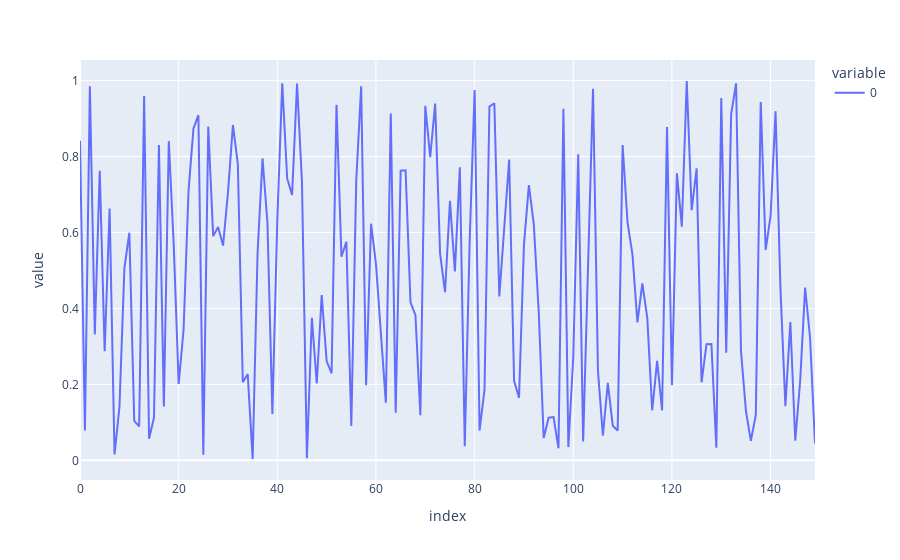

Here is the notebook cell this chart was saved with:
### Markdown cell above
# Notebook

This notebook plots random numbers with a seed, it will be helpful to help us distinguish the changes between cells. The only issue is we won't be able to track very large differences in notebook commits, but this is a helpful starting point.

### Code cell
np.random.seed = 77777
fig = px.line(np.random.rand(150))
fig.show()

### Figure 1 — Plotly figure (JSON) as saved in the notebook; plotly's stock layout.template omitted (floating-point values rounded to 4 significant figures; data arrays with more than 128 entries replaced by an {"elided": "..."} marker saying what was removed)
{"data": [{"hovertemplate": "variable=0<br>index=%{x}<br>value=%{y}<extra></extra>", "legendgroup": "0", "line": {"color": "#636efa", "dash": "solid"}, "marker": {"symbol": "circle"}, "mode": "lines", "name": "0", "orientation": "v", "showlegend": true, "type": "scatter", "x": {"elided": "150 int values"}, "xaxis": "x", "y": {"elided": "150 float values"}, "yaxis": "y"}], "layout": {"legend": {"title": {"text": "variable"}, "tracegroupgap": 0}, "margin": {"t": 60}, "xaxis": {"anchor": "y", "domain": [0, 1], "title": {"text": "index"}}, "yaxis": {"anchor": "x", "domain": [0, 1], "title": {"text": "value"}}}}
